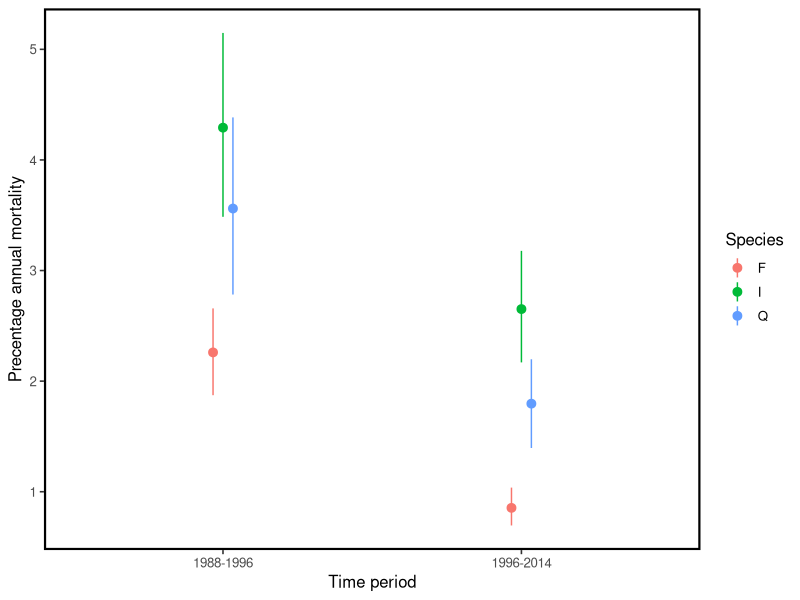

Reproduce this figure in R. (Note: this script raises an error after producing the figure.)
#script to produce summary of mortality and recruitment
#for beech, oak and holly for each survey period

rm(list=ls(all=TRUE))
library(ggplot2)
library(plyr)
library(reshape2)

#load data
MR<-read.csv("Data/Dead_size.csv")
head(MR)
MR<-subset(MR,Species=="Q"|Species=="F"|Species=="I")
MR<-subset(MR,!is.na(Dead2))
MR$Dead3<-ifelse(MR$Dead2==1,1,0)#1=dead 0=alive
MR$Recruit<-ifelse(MR$Dead2==2,1,0)


#########################################################
#calculate mortality rate and bootstrapped CIs for this##
#based on Margrove et al 2015 - Impacts of an Extreme 
#Precipitation Event on Dipterocarp Mortality 
#and Habitat Filtering in a Bornean Tropical Rain Forest

#bootstrap of recruitment for beech 
keeps<-c("Year","Species","Dead","Dead3")
Mort<-MR[keeps]
head(Mort)
MR_rows<-unique(Mort[c("Species","Year")])
MR_rows<-MR_rows[with(MR_rows, order(Species,Year)), ]

#run a loop to get bootstrap CIs for each of these estimates
Mort_boot<-NULL
Boot_results<-NULL
Species_un<-unique(MR_rows$Species)
Years_un<-sort(unique(MR_rows$Year))
for (k in 1:length(Species_un)){
  Mort2<-subset(Mort,Species==Species_un[k])
  for (i in 2:length(Years_un)){
  Mort_boot2<-NULL
  N0<-subset(Mort2,Year==Years_un[i-1])
  N1<-subset(Mort2,Year==Years_un[i])
  for (j in 1:10000){
    N0_alive<-nrow(N0)-sum(N0$Dead,na.rm = T)
    Mort_sample<-sample(N1$Dead3,size=N0_alive,replace = T)
    T<-Years_un[i]-Years_un[i-1]
    Val<-1-(((N0_alive-sum(Mort_sample))/N0_alive)^(1/T))
    Mort_boot2<-rbind(Val,Mort_boot2) 
  }
  Mort_boot<-data.frame(Period=as.character(paste(Years_un[i-1],"-",Years_un[i],sep="")),
                        Species=as.character(Species_un[k]),
                        Mort=quantile(Mort_boot2,probs = c(0.025,0.5,0.975))[2],
                        Mort_UCI=quantile(Mort_boot2,probs = c(0.025,0.5,0.975))[3],
                        Mort_LCI=quantile(Mort_boot2,probs = c(0.025,0.5,0.975))[1])
  Boot_results<-rbind(Mort_boot,Boot_results)
}
}

Boot_results$Period2<-factor(Boot_results$Period,c("1964-1984","1984-1988","1988-1996","1996-2014"))

#plot bootstrapped mortality estimates
theme_set(theme_bw(base_size=12))
Mort_plot<-ggplot(Boot_results,aes(x=Period2,y=Mort*100,ymax=Mort_UCI*100,ymin=Mort_LCI*100,colour=Species))+geom_pointrange(position=position_dodge(width=0.1))
Mort_plot2<-Mort_plot+theme(panel.grid.major = element_blank(),panel.grid.minor = element_blank(),panel.border = element_rect(size=1.5,colour="black",fill=NA))
Mort_plot2+ylab("Precentage annual mortality")+xlab("Time period")
ggsave("Figures/Annual_mortality.png",height=4,width=6,dpi=1200,units="in")




Mort<-NULL
for (i in 1:10000){
  Mort_sample<-sample(M_1984$Dead3,size = nrow(M_1964),replace = T)
  T<-20
  Val<-1-(((nrow(M_1964)-sum(Mort_sample))/nrow(M_1964))^(1/T))
  Mort<-rbind(Val,Mort)
}
quantile(Mort,probs = c(0.025,0.975))

    
    head(M_sub)

#get the mortality rate for different species
Mort_summ<-ddply(MR,.(Year,Species,Dead3),summarize,No=length(Dead3))

#now get recruitment rate
MR2<-subset(MR,Dead3==0)
Rec_summ<-ddply(MR2,.(Year,Species,Recruit),summarize,No=length(Recruit))

#look at balance of recruitment vs mortality
Rec<-subset(Rec_summ,Recruit==1)
Mort<-subset(Mort_summ,Dead3==1)

Bal<-merge(Mort,Rec,by=c("Year","Species"),all=T)

drops<-c("Dead3","Recruit")
Bal<-Bal[,!(names(Bal) %in% drops)]
colnames(Bal)<-c("Year","Species","Mort","Rec")
Bal$Rec<-ifelse(is.na(Bal$Rec),0,Bal$Rec)
Bal$Diff<-Bal$Rec-Bal$Mort
Bal<-subset(Bal,Year>1964)
#now plot this difference
ggplot(Bal,aes(x=Year,y=Diff,colour=Species,group=Species))+geom_point(size=3)+geom_line()

#calculate mortality per species per period
Mort_species2<-NULL
MR_rows<-unique(Mort_summ[c("Species")])
for (i in 1:nrow(MR_rows)){
  Mort_species<-subset(Mort_summ,Species==MR_rows$Species[i])
  Mort_species$MR<-NA
  for (y in 3:nrow(Mort_species)){
    if (Mort_species$Dead3[y]==1){
      T<-(Mort_species$Year[y]-Mort_species$Year[y-3])
      Mort_species$MR[y]<-1-(((Mort_species$No[y-3]-Mort_species$No[y])/Mort_species$No[y-3])^(1/T))
    }
    }
  Mort_species2<-rbind(Mort_species,Mort_species2)
  }


Mort_rate<-subset(Mort_species2,!is.na(MR))

ggplot(Mort_rate,aes(x=Year,y=MR,colour=Species,group=Species))+geom_point(size=3)+geom_line()


#calculate recruitment per species per period
Rec_species2<-NULL
Rec_rows<-unique(Rec_summ[c("Species")])
for (i in 1:nrow(Rec_rows)){
  Rec_species<-subset(Rec_summ,Species==Rec_rows$Species[1])
  Rec_species$RR<-NA
  Years<-unique(Rec_species$Year)
  for (y in 3:nrow(Rec_species)){
    if (Rec_species$Recruit[y]==1){
      T<-(Rec_species$Year[y]-Rec_species$Year[y-3])
      Rec_species$MR[y]<-1-(((Rec_species$No[y-3]-Rec_species$No[y])/Rec_species$No[y-3])^(1/T))
    }
  }
  Rec_species2<-rbind(Rec_species,Rec_species2)
}
